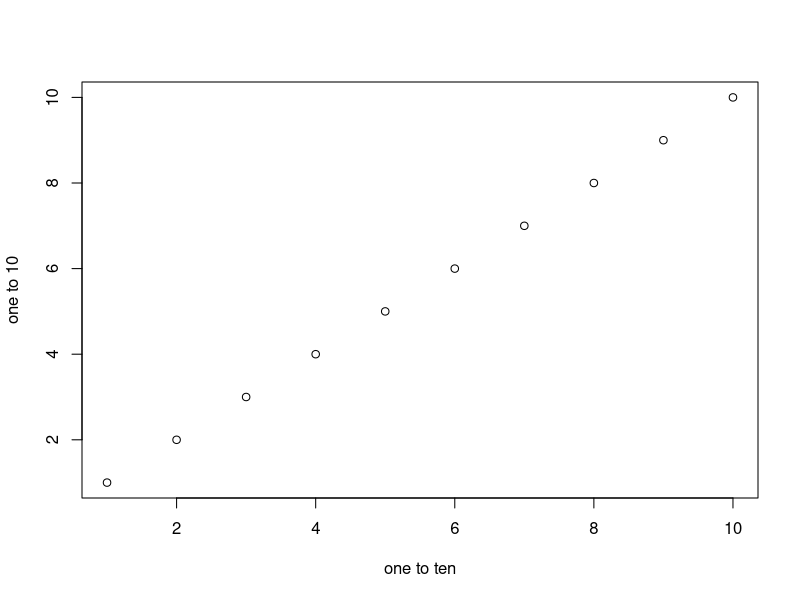

Write R code to recreate this figure.
## ---- chunk 1
knitr::opts_chunk$set(echo = TRUE)
## ---- chunk 2
summary(cars)
## ---- chunk 3
plot(1:10, xlab = "one to ten",ylab =  "one to 10")
